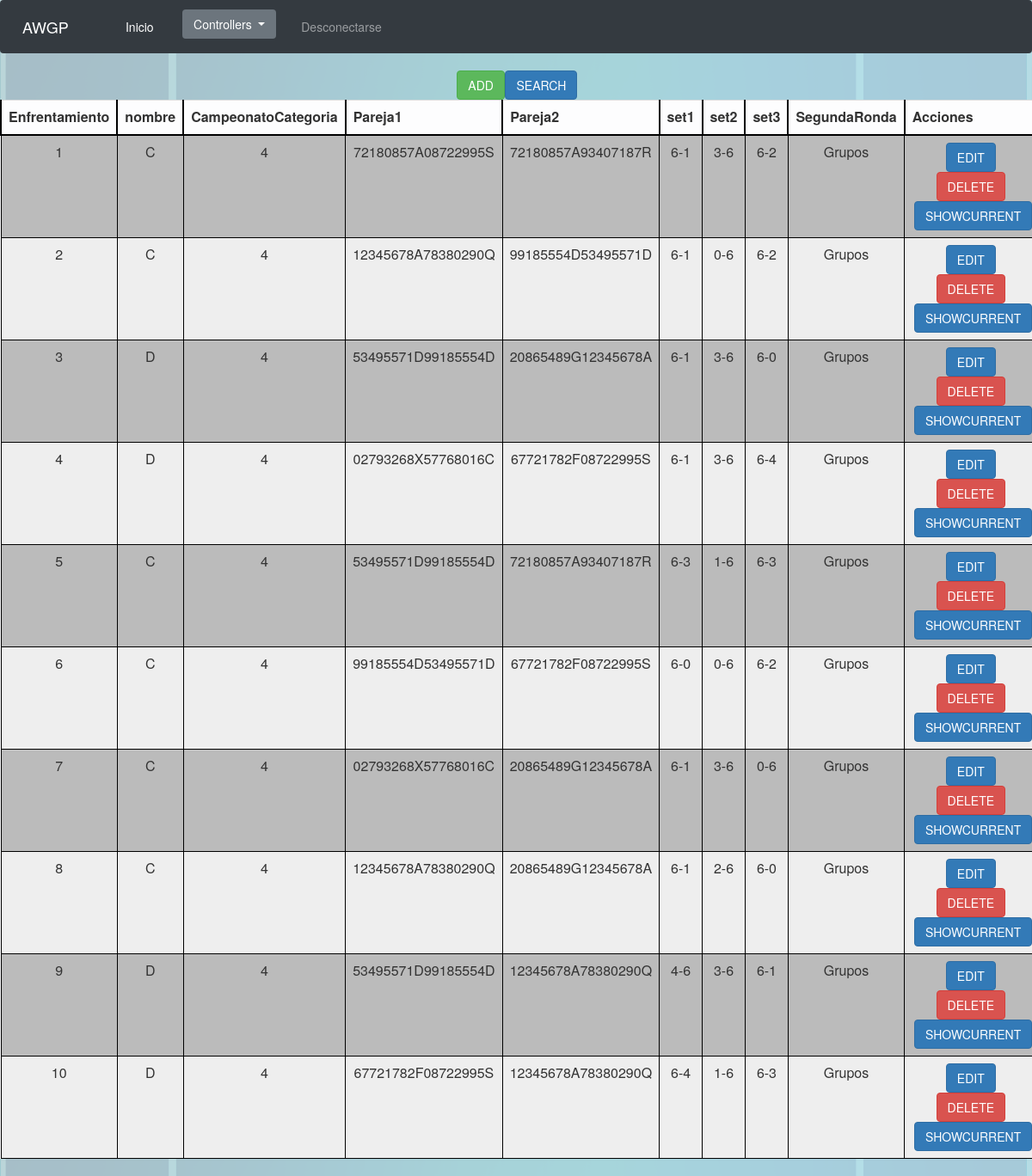
/Controllers/Controller_Enfrentamiento.php (signed in), run on the app's committed database.
### tables this page shows
CREATE TABLE IF NOT EXISTS `Enfrentamiento` (
  `Enfrentamiento` INT NOT NULL AUTO_INCREMENT,
  `nombre` VARCHAR(45) NULL,
  `CampeonatoCategoria` INT NOT NULL,
  `Pareja1` VARCHAR(18) NOT NULL,
  `Pareja2` VARCHAR(18) NOT NULL,
  `set1` VARCHAR(3) NOT NULL,
  `set2` VARCHAR(3) NOT NULL,
  `set3` VARCHAR(3) NOT NULL,
  `SegundaRonda` TINYINT DEFAULT 0,
  PRIMARY KEY (`Enfrentamiento`),
  INDEX `fk_Enfrentamiento_Grupo1_idx` (`CampeonatoCategoria` ASC),
  INDEX `fk_Enfrentamiento_Pareja1_idx` (`Pareja1` ASC),
  INDEX `fk_Enfrentamiento_Pareja2_idx` (`Pareja2` ASC),
  CONSTRAINT `fk_Enfrentamiento_Grupo1`
    FOREIGN KEY (`nombre`, `CampeonatoCategoria`)
    REFERENCES `Grupo` (`nombre`, `CampeonatoCategoria`)
    ON DELETE CASCADE
    ON UPDATE CASCADE,
  CONSTRAINT `fk_Enfrentamiento_Pareja1`
    FOREIGN KEY (`Pareja1`)
    REFERENCES `Pareja` (`codPareja`)
    ON DELETE CASCADE
    ON UPDATE CASCADE,
  CONSTRAINT `fk_Enfrentamiento_Pareja2`
    FOREIGN KEY (`Pareja2`)
    REFERENCES `Pareja` (`codPareja`)
    ON DELETE CASCADE
    ON UPDATE CASCADE,
  CONSTRAINT `enfrentamientoUnicoPara2ParejasEnUnCampeonatoEnUnGrupo` 
    UNIQUE(`nombre`, `CampeonatoCategoria`, `Pareja1`, `Pareja2`),
  CONSTRAINT `enfrentamientoUnicoPara2ParejasEnUnCampeonatoEnCuartos` 
    UNIQUE(`CampeonatoCategoria`, `Pareja1`, `Pareja2`, `SegundaRonda`));

### Modelos/Enfrentamiento.php (called while the page is built, shortened)
<?php
class Enfrentamiento
{
  var $mysqli;
	function __construct($Enfrentamiento,$Nombre,$CampeonatoCategoria,$Pareja1,$Pareja2,$set1,$set2,$set3)
  {
      include_once '../Functions/ConectarBD.php';
    $this->mysqli = ConectarBD();
	}
  function SHOWALL(){
    $sql = "SELECT * FROM Enfrentamiento";
    $resultado = $this->mysqli->query($sql);
    if(!$resultado){
      return 'No se ha podido conectar con la BD';
    }else{
      return $resultado;
    }
  }
}
?>

### Functions/ConectarBD.php (called while the page is built, shortened)
<?php
function ConectarBD()
	{
	    $mysqli = new mysqli("localhost", "AWGPusr", "AWGPass", "awgp");
		return $mysqli;
	}
?>

### Views/Enfrentamiento/Enfrentamiento_SHOWALL.php (the view, shortened to what this page needs)
<?php
class Enfrentamiento_SHOWALL{
	var $showEdit = true;
	var $showDelete = true;
	var $showShowcurrent = true;
	var $showAdd = true;
	var $showSearch = true;
	var $showAcciones = true;
	var $controlador;
	var $acciones = 'Acciones';
	var $resultado;
	function __construct($respuesta){
		$this->controlador = 'Controller_Enfrentamiento.php';
		$this->resultado = $respuesta;
		$this->toString();
	}
	function colorDe($num){
		if($num % 2 == 0){
			return "BBBBBB";
		}else{
			return "EEEEEE";
		}
	}
	function toString(){
		include '../Views/base/header.php';
		echo '<table align="center">';
			echo "<form id='AnadirBuscar' method='GET' action='"; echo $this->controlador; echo "'>";
			echo '<tr class="filaInvisible">';
				if($this->showAdd){
					echo '<td class="celdaInvisible">';
					echo "<input class='btn btn-success' type='submit' name='submit' value='ADD'/>";
					echo '</td>';
				}
				if($this->showSearch){
					echo '<td class="celdaInvisible">';
					echo "<input class='btn btn-primary' type='submit' name='submit' value='SEARCH'/>";
					echo '</td>';
				}
			echo '</tr>';
			echo '</form>';
		echo '</table>';
		echo '<table class="table table-light">';
			echo '<tr class="fila">';
				while($tituloColumna = $this->resultado->fetch_field()){
					echo '<th class="tituloColumna">';
						echo $tituloColumna->name;
					echo '</th>';
				}
				if($this->showAcciones){
					echo '<th class="tituloColumna">';
					echo $this->acciones;
					echo '</th>';
				}
			echo '</tr>';
			$num = 0;
			$numFila = 0;
			while($fila = $this->resultado->fetch_row()){
				echo "<form id='formularioOpcion"; echo $num; echo "' method='GET' action='"; echo $this->controlador; echo "'>";
				echo '<tr class="fila" bgcolor="' . $this->colorDe($numFila) . '">';
				for($i = 0; $i < sizeof($fila); $i++){
					echo '<td class="celda">';
					$field = $this->resultado->fetch_fields()[$i]->name;
					if($field === "SegundaRonda"){
						switch($fila[$i]){
							case 0:
								echo "Grupos";
							break;
						}
					}else{
						echo $fila[$i];
					}
					echo '</td>';
				}
				if($this->showAcciones){
					echo '<td class="celda">';
						if($this->showEdit){
							echo "<input class='btn btn-primary' type='submit' name='submit' value='EDIT'/>";
						}
						if($this->showDelete){
							echo "<input class='btn btn-danger' type='submit' name='submit' value='DELETE'/>";
						}
						if($this->showShowcurrent){
							echo "<input class='btn btn-primary' type='submit' name='submit' value='SHOWCURRENT'/>";
						}
					echo '</td>';
				}
				echo '</tr>';
				$numFila++;
				echo '</form>';
				$num++;
			}
		echo '</table>';
		include '../Views/base/footer.php';
	}
}
?>

### css/style.css (style rules this page uses)
.btn { margin-left: 2%; margin-right: 2%; }
html { font: Arial; }
body { background-image: url(../img/padel.png); background-size: contain; }
th { text-align: center; }
.tituloColumna { border-top: 2px solid black; border-right: 2px solid black; border-left: 2px solid black; border-bottom: 2px solid black; }
.celda { text-align: center; border: 1px solid black; padding-top: 3; padding-bottom: 3; padding-left: 10; padding-right: 10; }

### data on the page
enfrentamiento: Enfrentamiento "1", nombre "C", CampeonatoCategoria "4", Pareja1 "72180857A08722995S", Pareja2 "72180857A93407187R", set1 "6-1", set2 "3-6", set3 "6-2", SegundaRonda "Grupos"
enfrentamiento: Enfrentamiento "2", nombre "C", CampeonatoCategoria "4", Pareja1 "12345678A78380290Q", Pareja2 "99185554D53495571D", set1 "6-1", set2 "0-6", set3 "6-2", SegundaRonda "Grupos"
enfrentamiento: Enfrentamiento "3", nombre "D", CampeonatoCategoria "4", Pareja1 "53495571D99185554D", Pareja2 "20865489G12345678A", set1 "6-1", set2 "3-6", set3 "6-0", SegundaRonda "Grupos"
enfrentamiento: Enfrentamiento "4", nombre "D", CampeonatoCategoria "4", Pareja1 "02793268X57768016C", Pareja2 "67721782F08722995S", set1 "6-1", set2 "3-6", set3 "6-4", SegundaRonda "Grupos"
enfrentamiento: Enfrentamiento "5", nombre "C", CampeonatoCategoria "4", Pareja1 "53495571D99185554D", Pareja2 "72180857A93407187R", set1 "6-3", set2 "1-6", set3 "6-3", SegundaRonda "Grupos"
enfrentamiento: Enfrentamiento "6", nombre "C", CampeonatoCategoria "4", Pareja1 "99185554D53495571D", Pareja2 "67721782F08722995S", set1 "6-0", set2 "0-6", set3 "6-2", SegundaRonda "Grupos"
enfrentamiento: Enfrentamiento "7", nombre "C", CampeonatoCategoria "4", Pareja1 "02793268X57768016C", Pareja2 "20865489G12345678A", set1 "6-1", set2 "3-6", set3 "0-6", SegundaRonda "Grupos"
enfrentamiento: Enfrentamiento "8", nombre "C", CampeonatoCategoria "4", Pareja1 "12345678A78380290Q", Pareja2 "20865489G12345678A", set1 "6-1", set2 "2-6", set3 "6-0", SegundaRonda "Grupos"
enfrentamiento: Enfrentamiento "9", nombre "D", CampeonatoCategoria "4", Pareja1 "53495571D99185554D", Pareja2 "12345678A78380290Q", set1 "4-6", set2 "3-6", set3 "6-1", SegundaRonda "Grupos"
enfrentamiento: Enfrentamiento "10", nombre "D", CampeonatoCategoria "4", Pareja1 "67721782F08722995S", Pareja2 "12345678A78380290Q", set1 "6-4", set2 "1-6", set3 "6-3", SegundaRonda "Grupos"

### other printed values
$tituloColumna->name "Enfrentamiento"
$tituloColumna->name "nombre"
$tituloColumna->name "CampeonatoCategoria"
$tituloColumna->name "Pareja1"
$tituloColumna->name "Pareja2"
$tituloColumna->name "set1"
$tituloColumna->name "set2"
$tituloColumna->name "set3"
$tituloColumna->name "SegundaRonda"
$this->acciones "Acciones"
